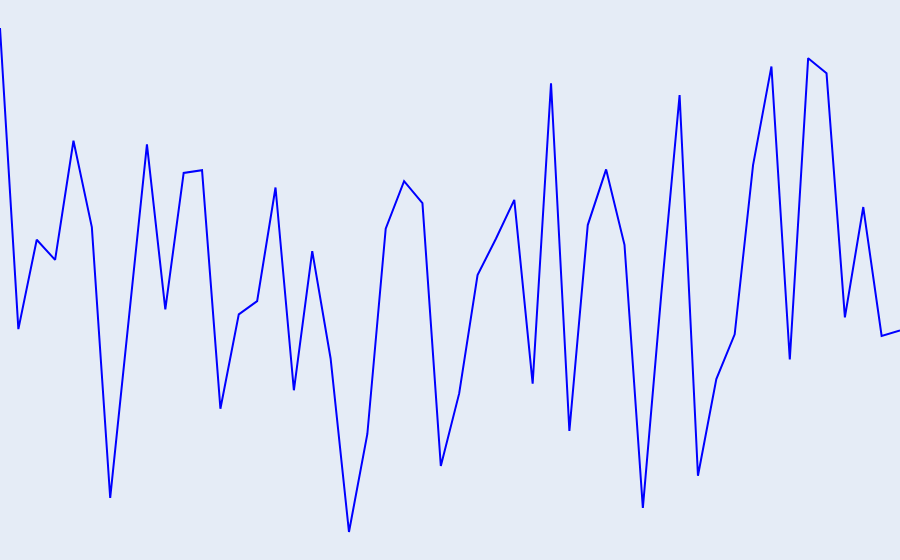

The notebook cell this image was saved under:
### Code cell
import plotly.graph_objects as go
import numpy as np

# Generate some random data for the sparkline
data = np.random.normal(0, 1, 50)

# Create the sparkline
fig = go.Figure(go.Scatter(
    x=np.arange(len(data)),
    y=data,
    mode="lines",
    line={"color": "blue", "width": 2},
))

fig.update_layout(
    xaxis={"visible": False},
    yaxis={"visible": False},
    margin={"l": 0, "r": 0, "t": 0, "b": 0},
)

fig.show()

### Figure 1 — Plotly figure (JSON) as saved in the notebook; plotly's stock layout.template omitted (floating-point values rounded to 4 significant figures)
{"data": [{"line": {"color": "blue", "width": 2}, "mode": "lines", "type": "scatter", "x": [0, 1, 2, 3, 4, 5, 6, 7, 8, 9, 10, 11, 12, 13, 14, 15, 16, 17, 18, 19, 20, 21, 22, 23, 24, 25, 26, 27, 28, 29, 30, 31, 32, 33, 34, 35, 36, 37, 38, 39, 40, 41, 42, 43, 44, 45, 46, 47, 48, 49], "y": [1.758, -0.5526, 0.1326, -0.02122, 0.8923, 0.2296, -1.848, -0.4725, 0.8649, -0.4019, 0.6454, 0.6669, -1.164, -0.4401, -0.3384, 0.5337, -1.022, 0.04501, -0.778, -2.109, -1.357, 0.218, 0.5824, 0.4132, -1.603, -1.046, -0.1386, 0.1405, 0.4391, -0.9708, 1.334, -1.335, 0.2455, 0.6724, 0.09427, -1.925, -0.2905, 1.243, -1.678, -0.9356, -0.5931, 0.7053, 1.463, -0.7858, 1.526, 1.41, -0.4626, 0.384, -0.6048, -0.5628]}], "layout": {"margin": {"b": 0, "l": 0, "r": 0, "t": 0}, "xaxis": {"visible": false}, "yaxis": {"visible": false}}}
